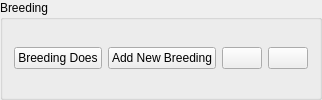
                                                <widget class="QGroupBox" name="groupBox_HomeBreeding">
                                                    <property name="sizePolicy">
                                                        <sizepolicy hsizetype="Expanding" vsizetype="Expanding">
                                                            <horstretch>0</horstretch>
                                                            <verstretch>0</verstretch>
                                                        </sizepolicy>
                                                    </property>
                                                    <property name="title">
                                                        <string>Breeding</string>
                                                    </property>
                                                    <layout class="QHBoxLayout" name="horizontalLayout_3">
                                                        <item>
                                                            <layout class="QHBoxLayout"
                                                                    name="horizontalLayout_Breeding">
                                                                <item>
                                                                    <widget class="QPushButton"
                                                                            name="pushButton_BreedingDoes">
                                                                        <property name="sizePolicy">
                                                                            <sizepolicy hsizetype="Minimum"
                                                                                        vsizetype="Fixed">
                                                                                <horstretch>0</horstretch>
                                                                                <verstretch>0</verstretch>
                                                                            </sizepolicy>
                                                                        </property>
                                                                        <property name="cursor">
                                                                            <cursorShape>PointingHandCursor
                                                                            </cursorShape>
                                                                        </property>
                                                                        <property name="layoutDirection">
                                                                            <enum>Qt::LeftToRight</enum>
                                                                        </property>
                                                                        <property name="text">
                                                                            <string>Breeding Does</string>
                                                                        </property>
                                                                        <property name="icon">
                                                                            <iconset>
                                                                                <normaloff>icon.png</normaloff>icon.png
                                                                            </iconset>
                                                                        </property>
                                                                        <property name="iconSize">
                                                                            <size>
                                                                                <width>32</width>
                                                                                <height>32</height>
                                                                            </size>
                                                                        </property>
                                                                        <property name="checkable">
                                                                            <bool>false</bool>
                                                                        </property>
                                                                    </widget>
                                                                </item>
                                                                <item>
                                                                    <widget class="QPushButton"
                                                                            name="pushButton_BreedingAddNew">
                                                                        <property name="sizePolicy">
                                                                            <sizepolicy hsizetype="Minimum"
                                                                                        vsizetype="Fixed">
                                                                                <horstretch>0</horstretch>
                                                                                <verstretch>0</verstretch>
                                                                            </sizepolicy>
                                                                        </property>
                                                                        <property name="cursor">
                                                                            <cursorShape>PointingHandCursor
                                                                            </cursorShape>
                                                                        </property>
                                                                        <property name="layoutDirection">
                                                                            <enum>Qt::LeftToRight</enum>
                                                                        </property>
                                                                        <property name="text">
                                                                            <string>Add New Breeding</string>
                                                                        </property>
                                                                        <property name="icon">
                                                                            <iconset>
                                                                                <normaloff>icon.png</normaloff>icon.png
                                                                            </iconset>
                                                                        </property>
                                                                        <property name="iconSize">
                                                                            <size>
                                                                                <width>32</width>
                                                                                <height>32</height>
                                                                            </size>
                                                                        </property>
                                                                        <property name="checkable">
                                                                            <bool>false</bool>
                                                                        </property>
                                                                    </widget>
                                                                </item>
                                                                <item>
                                                                    <widget class="QPushButton"
                                                                            name="pushButton_BreedingBlank">
                                                                        <property name="sizePolicy">
                                                                            <sizepolicy hsizetype="Minimum"
                                                                                        vsizetype="Fixed">
                                                                                <horstretch>0</horstretch>
                                                                                <verstretch>0</verstretch>
                                                                            </sizepolicy>
                                                                        </property>
                                                                        <property name="cursor">
                                                                            <cursorShape>PointingHandCursor
                                                                            </cursorShape>
                                                                        </property>
                                                                        <property name="layoutDirection">
                                                                            <enum>Qt::LeftToRight</enum>
                                                                        </property>
                                                                        <property name="text">
                                                                            <string/>
                                                                        </property>
                                                                        <property name="icon">
                                                                            <iconset>
                                                                                <normaloff>icon.png</normaloff>icon.png
                                                                            </iconset>
                                                                        </property>
                                                                        <property name="iconSize">
                                                                            <size>
                                                                                <width>32</width>
                                                                                <height>32</height>
                                                                            </size>
                                                                        </property>
                                                                        <property name="checkable">
                                                                            <bool>false</bool>
                                                                        </property>
                                                                    </widget>
                                                                </item>
                                                                <item>
                                                                    <widget class="QPushButton"
                                                                            name="pushButton_BreedingBlank_2">
                                                                        <property name="sizePolicy">
                                                                            <sizepolicy hsizetype="Minimum"
                                                                                        vsizetype="Fixed">
                                                                                <horstretch>0</horstretch>
                                                                                <verstretch>0</verstretch>
                                                                            </sizepolicy>
                                                                        </property>
                                                                        <property name="cursor">
                                                                            <cursorShape>PointingHandCursor
                                                                            </cursorShape>
                                                                        </property>
                                                                        <property name="layoutDirection">
                                                                            <enum>Qt::LeftToRight</enum>
                                                                        </property>
                                                                        <property name="text">
                                                                            <string/>
                                                                        </property>
                                                                        <property name="icon">
                                                                            <iconset>
                                                                                <normaloff>icon.png</normaloff>icon.png
                                                                            </iconset>
                                                                        </property>
                                                                        <property name="iconSize">
                                                                            <size>
                                                                                <width>32</width>
                                                                                <height>32</height>
                                                                            </size>
                                                                        </property>
                                                                        <property name="checkable">
                                                                            <bool>false</bool>
                                                                        </property>
                                                                    </widget>
                                                                </item>
                                                            </layout>
                                                        </item>
                                                    </layout>
                                                </widget>
